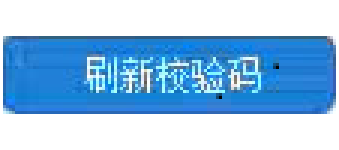
#> input picture refresh.png, 113 x 50 px (shown 3 times larger)
$ python 1.py
#> lines starting #> are read from the running program, lines starting #| are printed output that depends on the picture
# encoding: utf-8
'''
@author: zhushen
@contact: 810909753@q.com
@time: 2017/8/1 8:23
'''
from PIL import Image,ImageGrab
import numpy,pickle,cv2
sc1 = Image.open("refresh.png").convert('L')
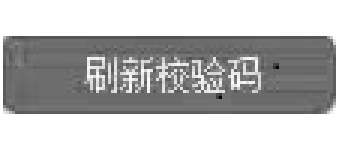
#> sc1: PIL image 113x50 L (shown 3 times larger); min 0, max 255, mean 185.6
img1 = numpy.asarray(sc1)
# [9 lines of commented-out code are left out]


#> (the run stopped early here; a loop or call above may not have finished)

$ run again, with confirm.bmp saved as refresh.png
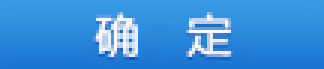
#> input picture confirm.bmp, 108 x 23 px (shown 3 times larger)
#> `sc1 = Image.open("refresh.png").convert('L')`:
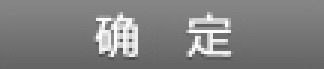
#> sc1: PIL image 108x23 L (shown 3 times larger); min 74, max 255, mean 128

$ run again, with HK.png copied over refresh.png
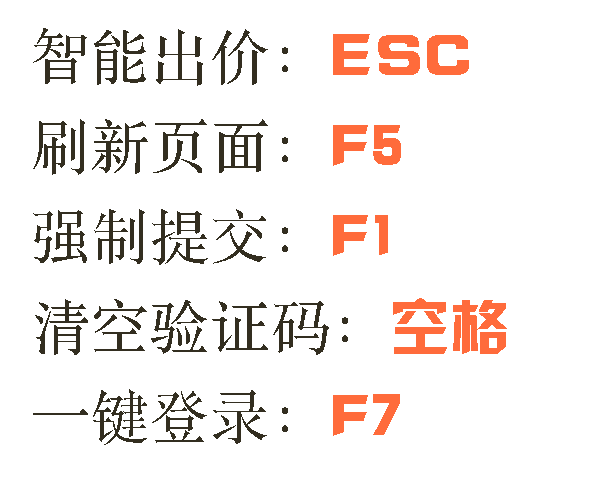
#> input picture HK.png, 600 x 500 px
#> `sc1 = Image.open("refresh.png").convert('L')`:
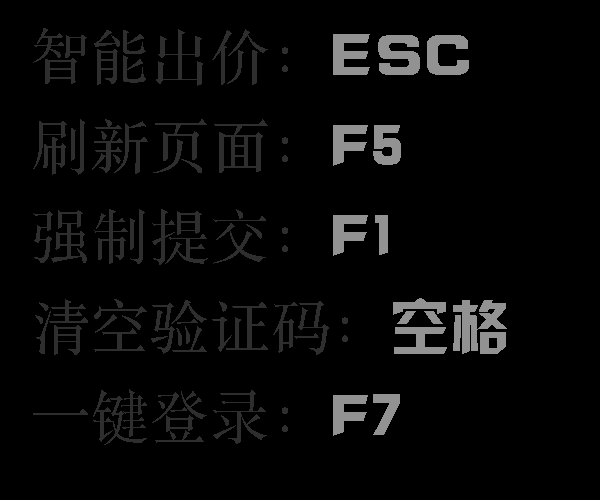
#> sc1: PIL image 600x500 L; min 0, max 146, mean 8
